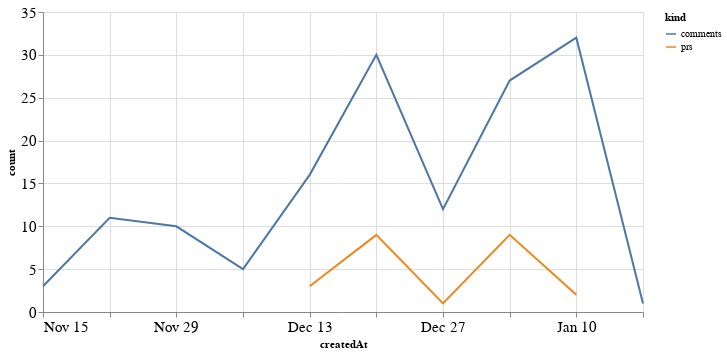

Here is the notebook cell this chart was saved with:
### Code cell
alt.Chart(total_time, width=600).mark_line().encode(
    x='createdAt',
    y='count',
    color='kind'
)

### Figure 1 — Vega-Lite specification as saved in the notebook (floating-point values rounded to 4 significant figures)
{"config": {"axisLeft": {"labelFontSize": 15}, "axisBottom": {"labelFontSize": 15}}, "data": {"name": "data-57cf54c4e2b467f87551a862ffdbefb1"}, "mark": "line", "encoding": {"color": {"type": "nominal", "field": "kind"}, "x": {"type": "temporal", "field": "createdAt"}, "y": {"type": "quantitative", "field": "count"}}, "width": 600, "$schema": "https://vega.github.io/schema/vega-lite/v4.8.1.json", "datasets": {"data-57cf54c4e2b467f87551a862ffdbefb1": [{"createdAt": "2020-12-13T00:00:00", "kind": "prs", "count": 3.0}, {"createdAt": "2020-12-20T00:00:00", "kind": "prs", "count": 9.0}, {"createdAt": "2020-12-27T00:00:00", "kind": "prs", "count": 1.0}, {"createdAt": "2021-01-03T00:00:00", "kind": "prs", "count": 9.0}, {"createdAt": "2021-01-10T00:00:00", "kind": "prs", "count": 2.0}, {"createdAt": "2020-11-15T00:00:00", "kind": "prs", "count": null}, {"createdAt": "2020-11-22T00:00:00", "kind": "prs", "count": null}, {"createdAt": "2020-11-29T00:00:00", "kind": "prs", "count": null}, {"createdAt": "2020-12-06T00:00:00", "kind": "prs", "count": null}, {"createdAt": "2021-01-17T00:00:00", "kind": "prs", "count": null}, {"createdAt": "2020-12-13T00:00:00", "kind": "comments", "count": 16.0}, {"createdAt": "2020-12-20T00:00:00", "kind": "comments", "count": 30.0}, {"createdAt": "2020-12-27T00:00:00", "kind": "comments", "count": 12.0}, {"createdAt": "2021-01-03T00:00:00", "kind": "comments", "count": 27.0}, {"createdAt": "2021-01-10T00:00:00", "kind": "comments", "count": 32.0}, {"createdAt": "2020-11-15T00:00:00", "kind": "comments", "count": 3.0}, {"createdAt": "2020-11-22T00:00:00", "kind": "comments", "count": 11.0}, {"createdAt": "2020-11-29T00:00:00", "kind": "comments", "count": 10.0}, {"createdAt": "2020-12-06T00:00:00", "kind": "comments", "count": 5.0}, {"createdAt": "2021-01-17T00:00:00", "kind": "comments", "count": 1.0}]}}
